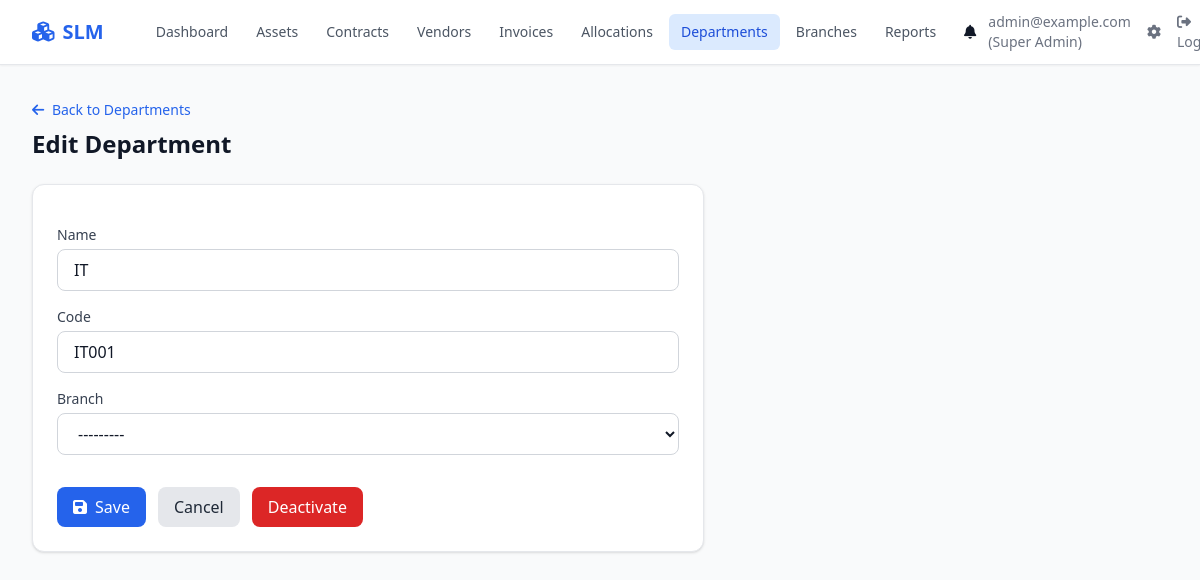
The app's page /departments/1/edit/ (signed in) with its own data.
### slm/models/user.py (models this page shows, shortened)
class User(AbstractUser):
    username = None
    email = models.EmailField("email address", unique=True)
    role = models.CharField(max_length=30, choices=ROLE_CHOICES, default="it_staff")
    department = models.ForeignKey(
        Department, on_delete=models.SET_NULL, null=True, blank=True, related_name="users"
    )
    branch = models.ForeignKey(
        Branch, on_delete=models.SET_NULL, null=True, blank=True, related_name="users"
    )
    phone = models.CharField(max_length=30, blank=True)
    is_verified = models.BooleanField(default=False)
    created_at = models.DateTimeField(auto_now_add=True)
    updated_at = models.DateTimeField(auto_now=True)
    USERNAME_FIELD = "email"
    REQUIRED_FIELDS = ["first_name", "last_name"]
    objects = UserManager()
    class Meta:
        ordering = ["email"]
    @property
    def can_edit_finance(self):
        return self.role in ("super_admin", "finance_manager", "accounts_officer")
    @property
    def can_edit_assets(self):
        return self.role in ("super_admin", "it_manager", "it_staff")

class Department(models.Model):
    name = models.CharField(max_length=200)
    code = models.CharField(max_length=20, unique=True)
    branch = models.ForeignKey(Branch, on_delete=models.CASCADE, null=True, blank=True, related_name="departments")
    is_active = models.BooleanField(default=True)
    created_at = models.DateTimeField(auto_now_add=True)
    updated_at = models.DateTimeField(auto_now=True)
    class Meta:
        ordering = ["name"]

### slm/views.py (the view, shortened to what this page needs)
# urls.py: path("departments/<int:pk>/edit/", views.DepartmentUpdateView.as_view(), name="department_edit"),
class DepartmentUpdateView(LoginRequiredMixin, UpdateView):
    model = Department
    form_class = DepartmentForm
    template_name = "slm/department_form.html"
    context_object_name = "department"
    success_url = reverse_lazy("slm:department_list")

### slm/forms.py
class DepartmentForm(forms.ModelForm):
    class Meta:
        model = Department
        fields = ["name", "code", "branch"]
        widgets = {
            "name": forms.TextInput(attrs={"class": "w-full rounded-lg border border-gray-300 dark:border-gray-600 bg-white dark:bg-gray-800 px-4 py-2"}),
            "code": forms.TextInput(attrs={"class": "w-full rounded-lg border border-gray-300 dark:border-gray-600 bg-white dark:bg-gray-800 px-4 py-2"}),
            "branch": forms.Select(attrs={"class": "w-full rounded-lg border border-gray-300 dark:border-gray-600 bg-white dark:bg-gray-800 px-4 py-2"}),
        }

### slm/models/user.py (called while the page is built)
    def __str__(self):
        return self.name

### templates/slm/department_form.html (shortened to what this page needs)
{% extends "base.html" %}
{% block content %}
<div class="mb-6">
    <a href="{% url 'slm:department_list' %}" class="text-primary-600 dark:text-primary-400 text-sm font-medium mb-2 inline-block"><i class="fas fa-arrow-left mr-1"></i> Back to Departments</a>
    <h1 class="text-2xl font-bold text-gray-900 dark:text-white">{% if object %}Edit{% else %}Add{% endif %} Department</h1>
</div>
<div class="bg-white dark:bg-gray-800 rounded-xl shadow border border-gray-200 dark:border-gray-700 p-6 max-w-2xl">
    <form method="post" class="space-y-4">
        {% for field in form %}
        <div>
            <label for="{{ field.id_for_label }}" class="block text-sm font-medium text-gray-700 dark:text-gray-300 mb-1">{{ field.label }}</label>
            {{ field }}
        </div>
        {% endfor %}
        <div class="flex gap-3 pt-4">
            <button type="submit" class="px-4 py-2 bg-primary-600 text-white rounded-lg hover:bg-primary-700 font-medium"><i class="fas fa-save mr-2"></i>Save</button>
            <a href="{% url 'slm:department_list' %}" class="px-4 py-2 bg-gray-200 dark:bg-gray-700 text-gray-800 dark:text-gray-200 rounded-lg hover:bg-gray-300 dark:hover:bg-gray-600 font-medium">Cancel</a>
            {% if object %}
            <a href="{% url 'slm:department_delete' object.pk %}" class="px-4 py-2 bg-red-600 text-white rounded-lg hover:bg-red-700 font-medium" onclick="return confirm('Are you sure you want to deactivate this department?')">Deactivate</a>
            {% endif %}
        </div>
    </form>
</div>
{% endblock %}

### templates/base.html (shortened to what this page needs)
<!DOCTYPE html>
<html lang="en" class="{% if dark_mode %}dark{% endif %}">
<head>
    <script src="https://cdn.tailwindcss.com"></script>
    <link rel="stylesheet" href="https://cdnjs.cloudflare.com/ajax/libs/font-awesome/6.4.0/css/all.min.css">
</head>
<body class="bg-gray-50 dark:bg-gray-900 text-gray-900 dark:text-gray-100 min-h-screen">
    <nav class="bg-white dark:bg-gray-800 border-b border-gray-200 dark:border-gray-700 shadow-sm">
        <div class="max-w-7xl mx-auto px-4 sm:px-6 lg:px-8">
            <div class="flex justify-between h-16">
                <div class="flex items-center">
                    <a href="{% url 'slm:dashboard' %}" class="flex items-center gap-2 text-xl font-semibold text-primary-600 dark:text-primary-400">
                        <i class="fas fa-cubes"></i>
                        <span>SLM</span>
                    </a>
                    <div class="hidden md:flex ml-10 gap-1">
                        <a href="{% url 'slm:dashboard' %}" class="px-3 py-2 rounded-md text-sm font-medium {% if request.resolver_match.url_name == 'dashboard' %}bg-primary-100 dark:bg-primary-900/30 text-primary-700 dark:text-primary-300{% else %}text-gray-600 dark:text-gray-300 hover:bg-gray-100 dark:hover:bg-gray-700{% endif %}">Dashboard</a>
                        <a href="{% url 'slm:asset_list' %}" class="px-3 py-2 rounded-md text-sm font-medium {% if 'asset' in request.resolver_match.url_name %}bg-primary-100 dark:bg-primary-900/30 text-primary-700 dark:text-primary-300{% else %}text-gray-600 dark:text-gray-300 hover:bg-gray-100 dark:hover:bg-gray-700{% endif %}">Assets</a>
                        <a href="{% url 'slm:contract_list' %}" class="px-3 py-2 rounded-md text-sm font-medium {% if 'contract' in request.resolver_match.url_name %}bg-primary-100 dark:bg-primary-900/30 text-primary-700 dark:text-primary-300{% else %}text-gray-600 dark:text-gray-300 hover:bg-gray-100 dark:hover:bg-gray-700{% endif %}">Contracts</a>
                        <a href="{% url 'slm:vendor_list' %}" class="px-3 py-2 rounded-md text-sm font-medium {% if 'vendor' in request.resolver_match.url_name %}bg-primary-100 dark:bg-primary-900/30 text-primary-700 dark:text-primary-300{% else %}text-gray-600 dark:text-gray-300 hover:bg-gray-100 dark:hover:bg-gray-700{% endif %}">Vendors</a>
                        <a href="{% url 'slm:invoice_list' %}" class="px-3 py-2 rounded-md text-sm font-medium {% if 'invoice' in request.resolver_match.url_name %}bg-primary-100 dark:bg-primary-900/30 text-primary-700 dark:text-primary-300{% else %}text-gray-600 dark:text-gray-300 hover:bg-gray-100 dark:hover:bg-gray-700{% endif %}">Invoices</a>
                        <a href="{% url 'slm:allocation_list' %}" class="px-3 py-2 rounded-md text-sm font-medium {% if 'allocation' in request.resolver_match.url_name %}bg-primary-100 dark:bg-primary-900/30 text-primary-700 dark:text-primary-300{% else %}text-gray-600 dark:text-gray-300 hover:bg-gray-100 dark:hover:bg-gray-700{% endif %}">Allocations</a>
                        <a href="{% url 'slm:department_list' %}" class="px-3 py-2 rounded-md text-sm font-medium {% if 'department' in request.resolver_match.url_name %}bg-primary-100 dark:bg-primary-900/30 text-primary-700 dark:text-primary-300{% else %}text-gray-600 dark:text-gray-300 hover:bg-gray-100 dark:hover:bg-gray-700{% endif %}">Departments</a>
                        <a href="{% url 'slm:branch_list' %}" class="px-3 py-2 rounded-md text-sm font-medium {% if 'branch' in request.resolver_match.url_name %}bg-primary-100 dark:bg-primary-900/30 text-primary-700 dark:text-primary-300{% else %}text-gray-600 dark:text-gray-300 hover:bg-gray-100 dark:hover:bg-gray-700{% endif %}">Branches</a>
                        <a href="{% url 'slm:reports' %}" class="px-3 py-2 rounded-md text-sm font-medium {% if 'reports' in request.resolver_match.url_name %}bg-primary-100 dark:bg-primary-900/30 text-primary-700 dark:text-primary-300{% else %}text-gray-600 dark:text-gray-300 hover:bg-gray-100 dark:hover:bg-gray-700{% endif %}">Reports</a>
                        <a href="{% url 'slm:notification_list' %}" class="px-3 py-2 rounded-md text-sm font-medium relative">
                            <i class="fas fa-bell"></i>
                        </a>
                    </div>
                </div>
                <div class="flex items-center gap-4">
                    {% if user.is_authenticated %}
                    <span class="text-sm text-gray-500 dark:text-gray-400">{{ user.email }} ({{ user.get_role_display }})</span>
                    <a href="{% url 'admin:index' %}" class="text-sm text-gray-500 hover:text-primary-600"><i class="fas fa-cog"></i></a>
                    <a href="{% url 'logout' %}" class="text-sm text-gray-500 hover:text-red-600"><i class="fas fa-sign-out-alt"></i> Logout</a>
                    {% else %}
                    <a href="{% url 'login' %}" class="text-sm text-primary-600 dark:text-primary-400 font-medium">Sign in</a>
                    {% endif %}
                </div>
            </div>
        </div>
    </nav>
    <main class="max-w-7xl mx-auto px-4 sm:px-6 lg:px-8 py-8">
        {% block content %}{% endblock %}
    </main>
</body>
</html>

### records on screen
User: email "admin@example.com", role "Super Admin"
Department: form "IT" "IT001" "---------"

### other values on screen
{{ field.label }} "Name" "Code" "Branch"
